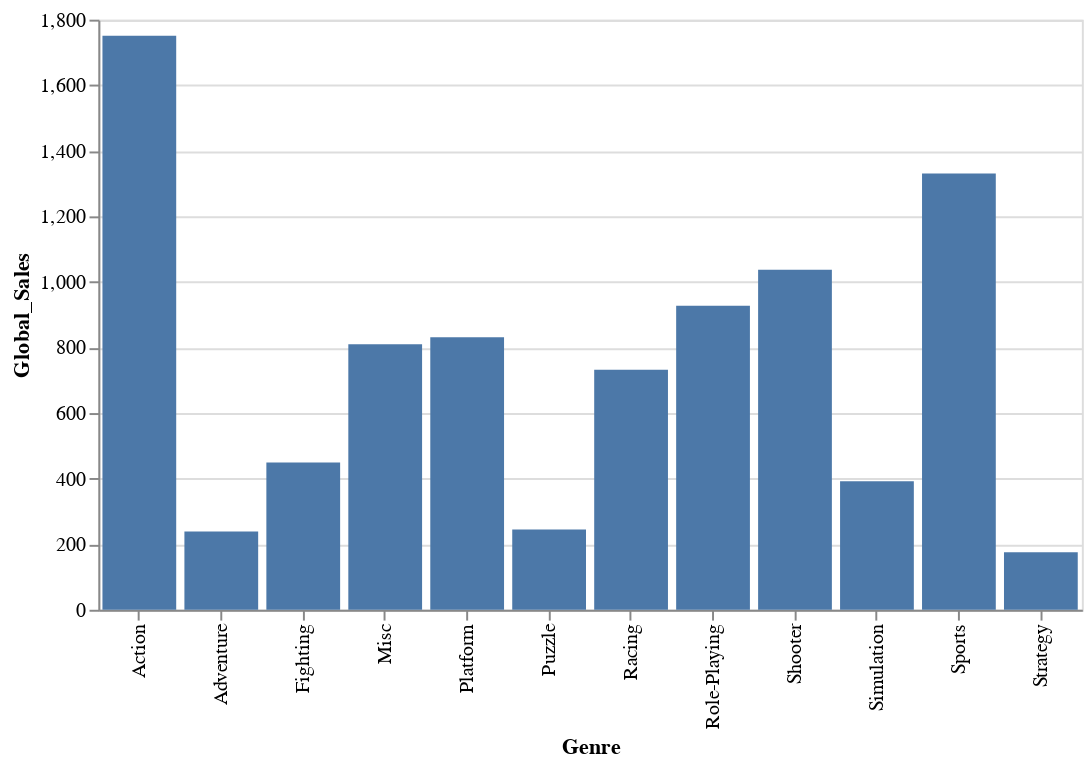

Write notebook code for a chart like this one.
### Code cell
alt.data_transformers.disable_max_rows()
alt.Chart(vg_sales_mod3).mark_bar().properties(
    width=500
).encode(
    x=alt.X('Genre'),
    y=alt.Y('Global_Sales') #sum sales
)

### Figure 1 — Vega-Lite specification as saved in the notebook (floating-point values rounded to 4 significant figures)
{"config": {"view": {"continuousWidth": 400, "continuousHeight": 300}}, "data": {"name": "data-bc41efc4177b8dbaf061445e50f42d4a"}, "mark": "bar", "encoding": {"x": {"type": "nominal", "field": "Genre"}, "y": {"type": "quantitative", "field": "Global_Sales"}}, "width": 500, "$schema": "https://vega.github.io/schema/vega-lite/v4.8.1.json", "datasets": {"data-bc41efc4177b8dbaf061445e50f42d4a": [{"Genre": "Strategy", "Year": 1365840, "NA_Sales": 68.7, "EU_Sales": 44.47, "JP_Sales": 49.46, "Other_Sales": 11.36, "Global_Sales": 175.1}, {"Genre": "Adventure", "Year": 2582396, "NA_Sales": 105.5, "EU_Sales": 63.25, "JP_Sales": 52.07, "Other_Sales": 16.81, "Global_Sales": 239.0}, {"Genre": "Puzzle", "Year": 1167012, "NA_Sales": 122.7, "EU_Sales": 49.83, "JP_Sales": 57.31, "Other_Sales": 12.55, "Global_Sales": 245.0}, {"Genre": "Simulation", "Year": 1739729, "NA_Sales": 181.5, "EU_Sales": 112.6, "JP_Sales": 63.7, "Other_Sales": 31.52, "Global_Sales": 392.2}, {"Genre": "Fighting", "Year": 1699905, "NA_Sales": 222.4, "EU_Sales": 101.1, "JP_Sales": 87.35, "Other_Sales": 36.68, "Global_Sales": 448.9}, {"Genre": "Racing", "Year": 2504030, "NA_Sales": 358.7, "EU_Sales": 238.0, "JP_Sales": 56.9, "Other_Sales": 77.27, "Global_Sales": 732.0}, {"Genre": "Misc", "Year": 3490644, "NA_Sales": 408.4, "EU_Sales": 215.5, "JP_Sales": 107.8, "Other_Sales": 75.32, "Global_Sales": 810.0}, {"Genre": "Platform", "Year": 1775380, "NA_Sales": 445.6, "EU_Sales": 200.4, "JP_Sales": 130.8, "Other_Sales": 51.59, "Global_Sales": 831.4}, {"Genre": "Role-Playing", "Year": 2986487, "NA_Sales": 326.4, "EU_Sales": 187.2, "JP_Sales": 352.3, "Other_Sales": 59.61, "Global_Sales": 927.4}, {"Genre": "Shooter", "Year": 2623710, "NA_Sales": 581.6, "EU_Sales": 312.1, "JP_Sales": 38.26, "Other_Sales": 102.7, "Global_Sales": 1037.0}, {"Genre": "Sports", "Year": 4704845, "NA_Sales": 680.9, "EU_Sales": 376.4, "JP_Sales": 135.6, "Other_Sales": 135.0, "Global_Sales": 1331.0}, {"Genre": "Action", "Year": 6658042, "NA_Sales": 875.4, "EU_Sales": 521.7, "JP_Sales": 160.0, "Other_Sales": 187.4, "Global_Sales": 1751.0}]}}
